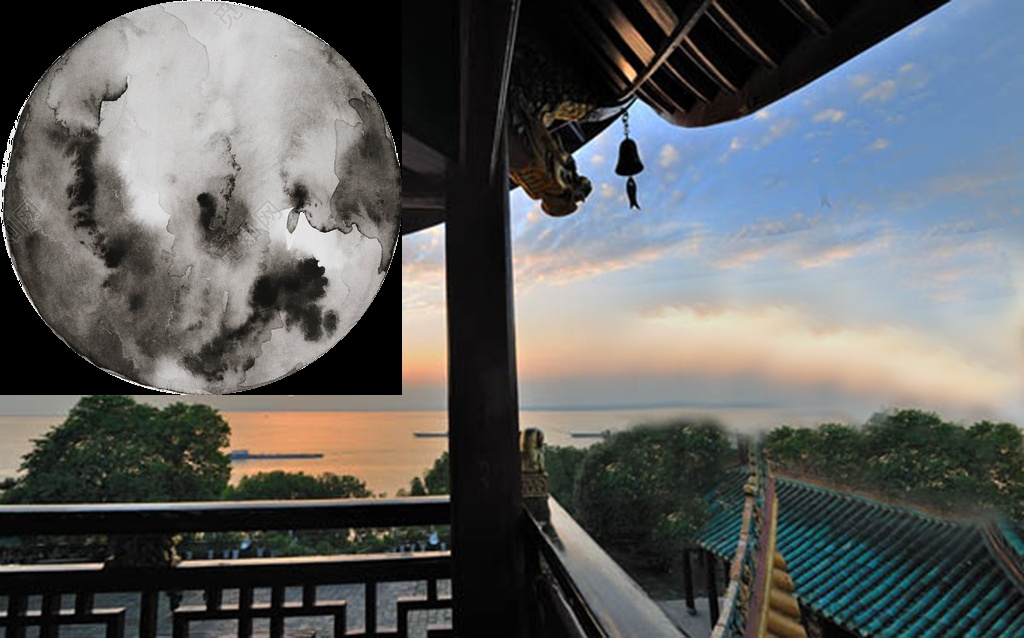
#> input picture videogen/1.jpg, 1024 x 638 px, found by its file name
$ python seg.py
#> lines starting #> are read from the running program, lines starting #| are printed output that depends on the picture
import cv2

path = '1.jpg'
img = cv2.imread(path)
#> img is the input picture: shape (638, 1024, 3); mean B, G, R 96.9, 96.9, 95.2
row = img.shape[0]
#> row = 638
col = img.shape[1]
#> col = 1024
print(int(row/256))
#| 2
for i in range(int(row/256)):
    for j in range(int(col/256)):
        try:
            image = img[256*i:256*(i+1), 256*j:256*(j+1)]
            print("img")
            cv2.imwrite('./testA/'+ str(i) + '_' + str(j) + '.jpg', image)
        except:
            continue
#> this loop made 2 passes
#> pass 1, `cv2.imwrite('./testA/'+ str(i) + '_' + str(j) + '.jpg', image)`:
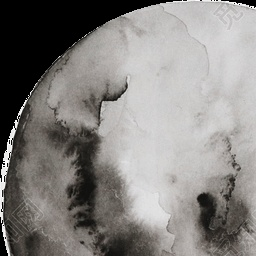
#> saved as 0_0.jpg: shape (256, 256, 3); mean B, G, R 128.7, 131.4, 134
#> pass 1, `cv2.imwrite('./testA/'+ str(i) + '_' + str(j) + '.jpg', image)`:
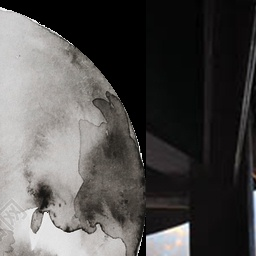
#> saved as 0_1.jpg: shape (256, 256, 3); mean B, G, R 77, 78.2, 80
#> pass 1, `cv2.imwrite('./testA/'+ str(i) + '_' + str(j) + '.jpg', image)`:
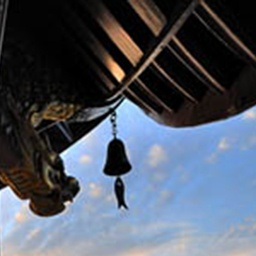
#> saved as 0_2.jpg: shape (256, 256, 3); mean B, G, R 99.8, 86.8, 79.4
#> pass 1, `cv2.imwrite('./testA/'+ str(i) + '_' + str(j) + '.jpg', image)`:
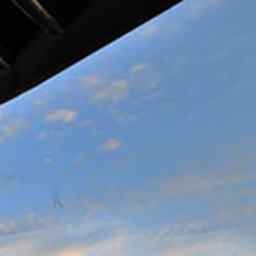
#> saved as 0_3.jpg: shape (256, 256, 3); mean B, G, R 162.1, 130.9, 106.2
